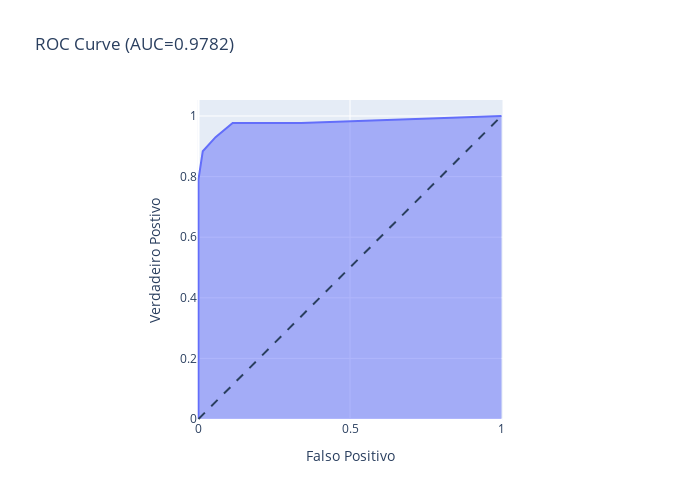

Source (notebook cell):
### Markdown cell above
Com o precision de 0.93 temos que de tudo o que o modelo previu como benigno, 93%, realmente, eram benignos, assim 7% das pessoas que necessitasem de um tratamento para um tumor maligno não teriam o tratamento, enquanto que 97% dos classificados  malignos realmente eram malignos.
No entanto com um recall de 0.88 para tumores malignos o modelo não conseguiu capturar algumas amostras, apesar de o modelo ter  identificado corretamente 88% dos casos, pelo menos 12% das pessoas não receberiam um tratamento correto.
A acurácia é de 0.94, o que significa que o modelo classificou corretamente 94% de todas as instâncias.

### Code cell
y_prob = pipeline_knn.predict_proba(X_test)[:, 1]
fpr, tpr, thresholds = roc_curve(y_test, y_prob)
roc_auc = auc(fpr, tpr)
fig = px.area(
    x=fpr, y=tpr,
    title=f'ROC Curve (AUC={auc(fpr, tpr):.4f})',
    labels=dict(x='Falso Positivo', y='Verdadeiro Postivo'),
    width=700, height=500
)
fig.add_shape(
    type='line', line=dict(dash='dash'),
    x0=0, x1=1, y0=0, y1=1
)

fig.update_yaxes(scaleanchor="x", scaleratio=1)
fig.update_xaxes(constrain='domain')
fig.show()

### Figure 1 — Plotly figure (JSON) as saved in the notebook; plotly's stock layout.template omitted (floating-point values rounded to 4 significant figures)
{"data": [{"fillpattern": {"shape": ""}, "hovertemplate": "Falso Positivo=%{x}<br>Verdadeiro Postivo=%{y}<extra></extra>", "legendgroup": "", "line": {"color": "#636efa"}, "marker": {"symbol": "circle"}, "mode": "lines", "name": "", "orientation": "v", "showlegend": false, "stackgroup": "1", "type": "scatter", "x": [0, 0, 0, 0.01408, 0.05634, 0.1127, 0.338, 1], "xaxis": "x", "y": [0, 0.6512, 0.7907, 0.8837, 0.9302, 0.9767, 0.9767, 1], "yaxis": "y"}], "layout": {"height": 500, "legend": {"tracegroupgap": 0}, "shapes": [{"line": {"dash": "dash"}, "type": "line", "x0": 0, "x1": 1, "y0": 0, "y1": 1}], "title": {"text": "ROC Curve (AUC=0.9782)"}, "width": 700, "xaxis": {"anchor": "y", "constrain": "domain", "domain": [0, 1], "title": {"text": "Falso Positivo"}}, "yaxis": {"anchor": "x", "domain": [0, 1], "scaleanchor": "x", "scaleratio": 1, "title": {"text": "Verdadeiro Postivo"}}}}
